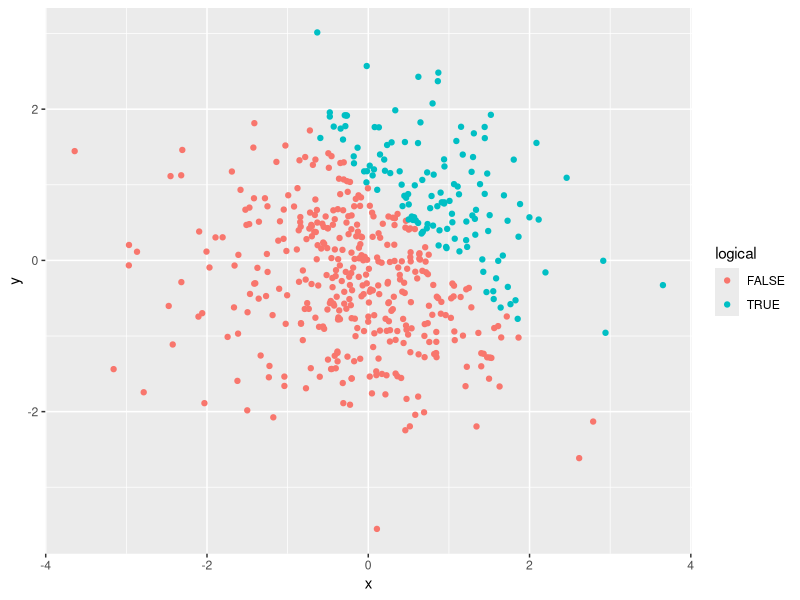
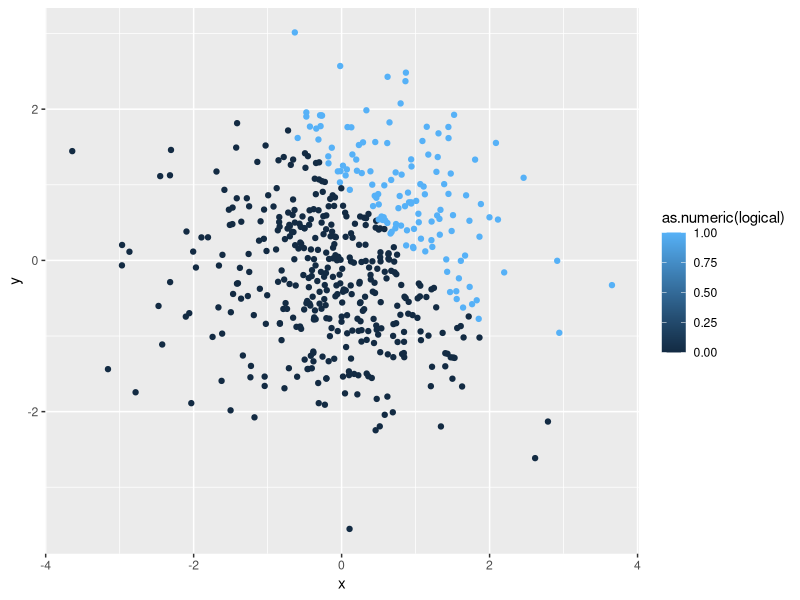
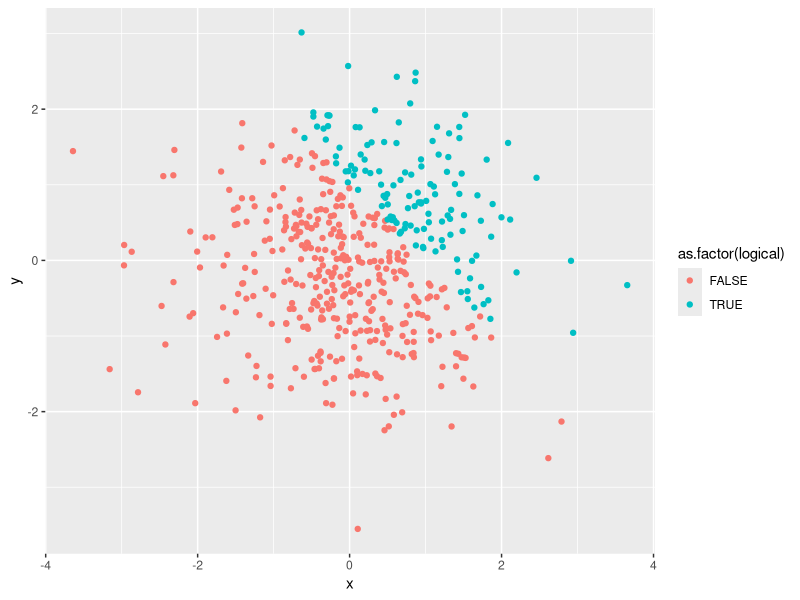
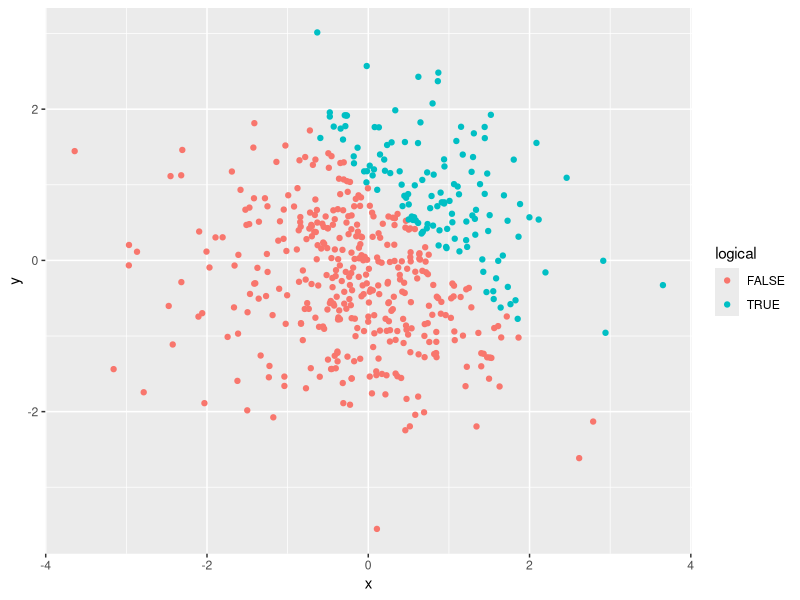

Reproduce these figures in R, in order.
## ---- chunk 1
library(tidyverse)
hw1q1 = tibble(
  samp = rnorm(8),
  vec_logical = c(samp > 0),
  vec_char = c("My", "name", "is", "Cassie", "and", "I", "love", "horses"),
  vec_factor = factor(c("low", "medium", "high", "low", "medium", "high",
                        "low", "medium"))
)

mean(pull(hw1q1, samp))
mean(pull(hw1q1, vec_logical))
mean(pull(hw1q1, vec_char))
mean(pull(hw1q1, vec_factor))
## ---- chunk 2
as.numeric(pull(hw1q1, vec_logical))
as.numeric(pull(hw1q1, vec_char))
as.numeric(pull(hw1q1, vec_factor))
## ---- chunk 3
as.numeric(pull(hw1q1, vec_logical)) * pull(hw1q1, samp)
as.factor(pull(hw1q1, vec_logical))
          as.numeric(pull(hw1q1, vec_logical)) * pull(hw1q1, samp)
## ---- chunk 4
hw1q2 = tibble(
  x = rnorm(500),
  y = rnorm(500),
  logical = c(x + y > 1),
  as.numeric(logical),
  as.factor(logical)
)
## ---- chunk 5
ggplot(hw1q2, aes(x = x, y = y, color = logical)) + geom_point()
ggsave("scatter_plot.pdf", height = 4, width = 6)
## ---- chunk 6
ggplot(hw1q2, aes(x = x, y = y, color = as.numeric(logical))) + geom_point()
## ---- chunk 7
ggplot(hw1q2, aes(x = x, y = y, color = as.factor(logical))) + geom_point()
